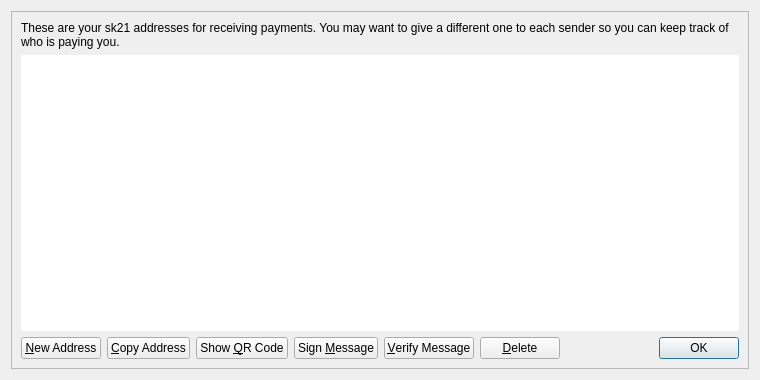
<?xml version="1.0" encoding="UTF-8"?>
<ui version="4.0">
 <class>AddressBookPage</class>
 <widget class="QWidget" name="AddressBookPage">
  <property name="geometry">
   <rect>
    <x>0</x>
    <y>0</y>
    <width>760</width>
    <height>380</height>
   </rect>
  </property>
  <property name="windowTitle">
   <string>Address Book</string>
  </property>
  <layout class="QVBoxLayout" name="verticalLayout_2">
   <item>
    <widget class="QFrame" name="frameMain">
     <property name="frameShape">
      <enum>QFrame::StyledPanel</enum>
     </property>
     <property name="frameShadow">
      <enum>QFrame::Raised</enum>
     </property>
     <layout class="QVBoxLayout" name="verticalLayout">
      <item>
       <widget class="QLabel" name="labelExplanation">
        <property name="text">
         <string>These are your sk21 addresses for receiving payments. You may want to give a different one to each sender so you can keep track of who is paying you.</string>
        </property>
        <property name="textFormat">
         <enum>Qt::PlainText</enum>
        </property>
        <property name="wordWrap">
         <bool>true</bool>
        </property>
       </widget>
      </item>
      <item>
       <widget class="QTableView" name="tableView">
        <property name="contextMenuPolicy">
         <enum>Qt::CustomContextMenu</enum>
        </property>
        <property name="toolTip">
         <string>Double-click to edit address or label</string>
        </property>
        <property name="frameShape">
         <enum>QFrame::NoFrame</enum>
        </property>
        <property name="tabKeyNavigation">
         <bool>false</bool>
        </property>
        <property name="alternatingRowColors">
         <bool>true</bool>
        </property>
        <property name="selectionMode">
         <enum>QAbstractItemView::SingleSelection</enum>
        </property>
        <property name="selectionBehavior">
         <enum>QAbstractItemView::SelectRows</enum>
        </property>
        <property name="sortingEnabled">
         <bool>true</bool>
        </property>
        <attribute name="verticalHeaderVisible">
         <bool>false</bool>
        </attribute>
       </widget>
      </item>
      <item>
       <layout class="QHBoxLayout" name="horizontalLayout">
        <item>
         <widget class="QPushButton" name="newAddressButton">
          <property name="toolTip">
           <string>Create a new address</string>
          </property>
          <property name="text">
           <string>&amp;New Address</string>
          </property>
          <property name="icon">
           <iconset resource="../sk21.qrc">
            <normaloff>:/icons/add</normaloff>:/icons/add</iconset>
          </property>
         </widget>
        </item>
        <item>
         <widget class="QPushButton" name="copyToClipboard">
          <property name="toolTip">
           <string>Copy the currently selected address to the system clipboard</string>
          </property>
          <property name="text">
           <string>&amp;Copy Address</string>
          </property>
          <property name="icon">
           <iconset resource="../sk21.qrc">
            <normaloff>:/icons/editcopy</normaloff>:/icons/editcopy</iconset>
          </property>
         </widget>
        </item>
        <item>
         <widget class="QPushButton" name="showQRCode">
          <property name="text">
           <string>Show &amp;QR Code</string>
          </property>
          <property name="icon">
           <iconset resource="../sk21.qrc">
            <normaloff>:/icons/qrcode</normaloff>:/icons/qrcode</iconset>
          </property>
         </widget>
        </item>
        <item>
         <widget class="QPushButton" name="signMessage">
          <property name="toolTip">
           <string>Sign a message to prove you own a sk21 address</string>
          </property>
          <property name="text">
           <string>Sign &amp;Message</string>
          </property>
          <property name="icon">
           <iconset resource="../sk21.qrc">
            <normaloff>:/icons/edit</normaloff>:/icons/edit</iconset>
          </property>
         </widget>
        </item>
        <item>
         <widget class="QPushButton" name="verifyMessage">
          <property name="toolTip">
           <string>Verify a message to ensure it was signed with a specified sk21 address</string>
          </property>
          <property name="text">
           <string>&amp;Verify Message</string>
          </property>
          <property name="icon">
           <iconset resource="../sk21.qrc">
            <normaloff>:/icons/transaction_0</normaloff>:/icons/transaction_0</iconset>
          </property>
         </widget>
        </item>
        <item>
         <widget class="QPushButton" name="deleteButton">
          <property name="toolTip">
           <string>Delete the currently selected address from the list</string>
          </property>
          <property name="text">
           <string>&amp;Delete</string>
          </property>
          <property name="icon">
           <iconset resource="../sk21.qrc">
            <normaloff>:/icons/remove</normaloff>:/icons/remove</iconset>
          </property>
         </widget>
        </item>
        <item>
         <spacer name="horizontalSpacer">
          <property name="orientation">
           <enum>Qt::Horizontal</enum>
          </property>
          <property name="sizeHint" stdset="0">
           <size>
            <width>40</width>
            <height>20</height>
           </size>
          </property>
         </spacer>
        </item>
        <item>
         <widget class="QDialogButtonBox" name="buttonBox">
          <property name="sizePolicy">
           <sizepolicy hsizetype="Maximum" vsizetype="Fixed">
            <horstretch>0</horstretch>
            <verstretch>0</verstretch>
           </sizepolicy>
          </property>
          <property name="standardButtons">
           <set>QDialogButtonBox::Ok</set>
          </property>
         </widget>
        </item>
       </layout>
      </item>
     </layout>
    </widget>
   </item>
  </layout>
 </widget>
 <resources>
  <include location="../sk21.qrc"/>
 </resources>
 <connections/>
</ui>
